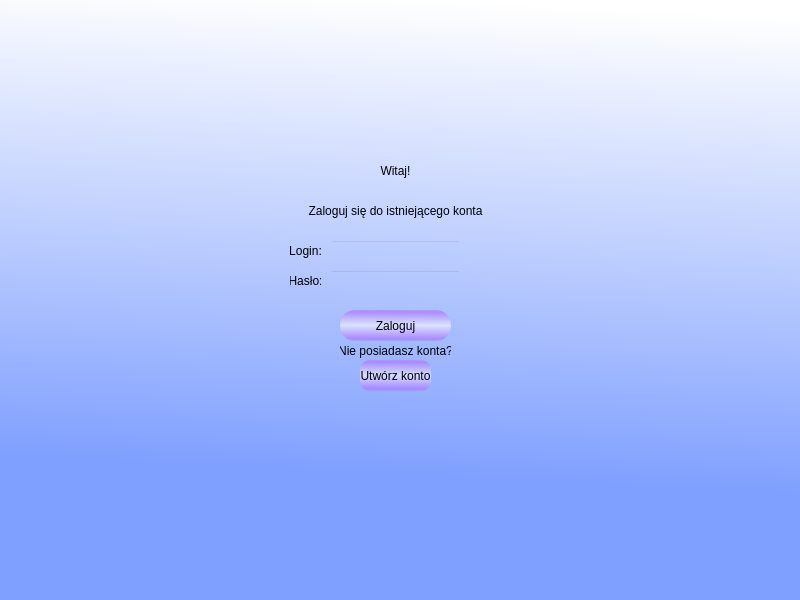
<?xml version="1.0" encoding="UTF-8"?>
<ui version="4.0">
 <class>MainWindow</class>
 <widget class="QMainWindow" name="MainWindow">
  <property name="geometry">
   <rect>
    <x>0</x>
    <y>0</y>
    <width>800</width>
    <height>600</height>
   </rect>
  </property>
  <property name="windowTitle">
   <string>MainWindow</string>
  </property>
  <property name="styleSheet">
   <string notr="true">QWidget#centralwidget{
background-color: qlineargradient(spread:pad, x1:0.510909, y1:0.79, x2:0.563, y2:0, stop:0 rgba(128, 160, 255, 255), stop:1 rgba(255, 255, 255, 255));}</string>
  </property>
  <widget class="QWidget" name="centralwidget">
   <widget class="QLabel" name="label">
    <property name="geometry">
     <rect>
      <x>330</x>
      <y>140</y>
      <width>131</width>
      <height>61</height>
     </rect>
    </property>
    <property name="styleSheet">
     <string notr="true">font: 36pt &quot;MS Shell Dlg 2&quot;;</string>
    </property>
    <property name="text">
     <string>Witaj!</string>
    </property>
    <property name="alignment">
     <set>Qt::AlignCenter</set>
    </property>
   </widget>
   <widget class="QLabel" name="label_2">
    <property name="geometry">
     <rect>
      <x>270</x>
      <y>200</y>
      <width>251</width>
      <height>21</height>
     </rect>
    </property>
    <property name="styleSheet">
     <string notr="true">font: 12pt &quot;MS Shell Dlg 2&quot;;</string>
    </property>
    <property name="text">
     <string>Zaloguj się do istniejącego konta</string>
    </property>
    <property name="alignment">
     <set>Qt::AlignCenter</set>
    </property>
   </widget>
   <widget class="QPushButton" name="login">
    <property name="geometry">
     <rect>
      <x>340</x>
      <y>310</y>
      <width>111</width>
      <height>31</height>
     </rect>
    </property>
    <property name="styleSheet">
     <string notr="true">border-radius: 15px;
background: qlineargradient(spread:reflect, x1:0.522318, y1:0.927, x2:0.529, y2:0.494636, stop:0 rgba(170, 124, 255, 192), stop:1 rgba(255, 255, 255, 144))</string>
    </property>
    <property name="text">
     <string>Zaloguj</string>
    </property>
   </widget>
   <widget class="QLineEdit" name="login_field">
    <property name="geometry">
     <rect>
      <x>330</x>
      <y>240</y>
      <width>131</width>
      <height>20</height>
     </rect>
    </property>
    <property name="styleSheet">
     <string notr="true">background-color: rgba(0, 0, 0, 0);</string>
    </property>
   </widget>
   <widget class="QLineEdit" name="password_field">
    <property name="geometry">
     <rect>
      <x>330</x>
      <y>270</y>
      <width>131</width>
      <height>20</height>
     </rect>
    </property>
    <property name="styleSheet">
     <string notr="true">background-color: rgba(0, 0, 0, 0);</string>
    </property>
   </widget>
   <widget class="QLabel" name="label_3">
    <property name="geometry">
     <rect>
      <x>290</x>
      <y>240</y>
      <width>31</width>
      <height>21</height>
     </rect>
    </property>
    <property name="text">
     <string>Login:</string>
    </property>
    <property name="alignment">
     <set>Qt::AlignCenter</set>
    </property>
   </widget>
   <widget class="QLabel" name="label_4">
    <property name="geometry">
     <rect>
      <x>290</x>
      <y>270</y>
      <width>31</width>
      <height>21</height>
     </rect>
    </property>
    <property name="text">
     <string>Hasło:</string>
    </property>
    <property name="alignment">
     <set>Qt::AlignCenter</set>
    </property>
   </widget>
   <widget class="QLabel" name="label_5">
    <property name="geometry">
     <rect>
      <x>340</x>
      <y>340</y>
      <width>111</width>
      <height>21</height>
     </rect>
    </property>
    <property name="styleSheet">
     <string notr="true">font: 8pt &quot;MS Shell Dlg 2&quot;;</string>
    </property>
    <property name="text">
     <string>Nie posiadasz konta?</string>
    </property>
    <property name="alignment">
     <set>Qt::AlignCenter</set>
    </property>
   </widget>
   <widget class="QPushButton" name="pushButton_2">
    <property name="geometry">
     <rect>
      <x>360</x>
      <y>360</y>
      <width>71</width>
      <height>31</height>
     </rect>
    </property>
    <property name="styleSheet">
     <string notr="true">border-radius: 10px;
background: qlineargradient(spread:reflect, x1:0.522318, y1:0.927, x2:0.529, y2:0.494636, stop:0 rgba(170, 124, 255, 192), stop:1 rgba(255, 255, 255, 144))</string>
    </property>
    <property name="text">
     <string>Utwórz konto</string>
    </property>
   </widget>
   <widget class="QLabel" name="login_error">
    <property name="geometry">
     <rect>
      <x>330</x>
      <y>290</y>
      <width>131</width>
      <height>16</height>
     </rect>
    </property>
    <property name="styleSheet">
     <string notr="true">color: rgb(255, 14, 30);
font: 7pt &quot;MS Shell Dlg 2&quot;;</string>
    </property>
    <property name="text">
     <string/>
    </property>
   </widget>
  </widget>
 </widget>
 <resources/>
 <connections/>
</ui>
